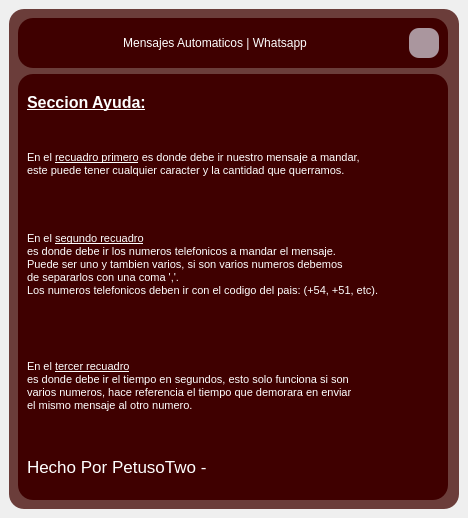
<?xml version="1.0" encoding="UTF-8"?>
<ui version="4.0">
 <class>MainWindow</class>
 <widget class="QMainWindow" name="MainWindow">
  <property name="geometry">
   <rect>
    <x>0</x>
    <y>0</y>
    <width>468</width>
    <height>518</height>
   </rect>
  </property>
  <property name="windowTitle">
   <string>MainWindow</string>
  </property>
  <property name="iconSize">
   <size>
    <width>15</width>
    <height>15</height>
   </size>
  </property>
  <widget class="QWidget" name="centralwidget">
   <layout class="QVBoxLayout" name="verticalLayout">
    <item>
     <widget class="QFrame" name="frame">
      <property name="minimumSize">
       <size>
        <width>450</width>
        <height>500</height>
       </size>
      </property>
      <property name="maximumSize">
       <size>
        <width>450</width>
        <height>500</height>
       </size>
      </property>
      <property name="styleSheet">
       <string notr="true">QFrame{
background-color: rgb(107, 61, 58);
border-radius: 15px;
}</string>
      </property>
      <property name="frameShape">
       <enum>QFrame::StyledPanel</enum>
      </property>
      <property name="frameShadow">
       <enum>QFrame::Raised</enum>
      </property>
      <layout class="QVBoxLayout" name="verticalLayout_2">
       <item>
        <widget class="QFrame" name="frame_2">
         <property name="minimumSize">
          <size>
           <width>430</width>
           <height>50</height>
          </size>
         </property>
         <property name="maximumSize">
          <size>
           <width>430</width>
           <height>50</height>
          </size>
         </property>
         <property name="styleSheet">
          <string notr="true">QFrame{
background-color: rgb(63, 0, 0);
}</string>
         </property>
         <property name="frameShape">
          <enum>QFrame::StyledPanel</enum>
         </property>
         <property name="frameShadow">
          <enum>QFrame::Raised</enum>
         </property>
         <layout class="QHBoxLayout" name="horizontalLayout">
          <item>
           <widget class="QLabel" name="label">
            <property name="styleSheet">
             <string notr="true">QLabel{
color: white;
font: 15pt &quot;SansSerif&quot;;
}</string>
            </property>
            <property name="text">
             <string>Mensajes Automaticos | Whatsapp</string>
            </property>
            <property name="alignment">
             <set>Qt::AlignCenter</set>
            </property>
           </widget>
          </item>
          <item>
           <widget class="QPushButton" name="btn_close">
            <property name="minimumSize">
             <size>
              <width>30</width>
              <height>30</height>
             </size>
            </property>
            <property name="maximumSize">
             <size>
              <width>30</width>
              <height>30</height>
             </size>
            </property>
            <property name="cursor">
             <cursorShape>PointingHandCursor</cursorShape>
            </property>
            <property name="styleSheet">
             <string notr="true">QPushButton{
border-radius:10px;
background-color: rgb(170, 150, 158);
}

QPushButton:hover{
background-color: rgb(93, 69, 127);
}
</string>
            </property>
            <property name="text">
             <string/>
            </property>
            <property name="icon">
             <iconset>
              <normaloff>close.png</normaloff>close.png</iconset>
            </property>
            <property name="iconSize">
             <size>
              <width>20</width>
              <height>20</height>
             </size>
            </property>
           </widget>
          </item>
         </layout>
        </widget>
       </item>
       <item>
        <widget class="QFrame" name="frame_3">
         <property name="minimumSize">
          <size>
           <width>430</width>
           <height>170</height>
          </size>
         </property>
         <property name="maximumSize">
          <size>
           <width>430</width>
           <height>16777215</height>
          </size>
         </property>
         <property name="styleSheet">
          <string notr="true">QLabel{
font: 13pt;
color: white;
}
QFrame{
background-color: rgb(63, 0, 0);
}</string>
         </property>
         <property name="frameShape">
          <enum>QFrame::StyledPanel</enum>
         </property>
         <property name="frameShadow">
          <enum>QFrame::Raised</enum>
         </property>
         <layout class="QVBoxLayout" name="verticalLayout_3">
          <item>
           <widget class="QLabel" name="label_2">
            <property name="minimumSize">
             <size>
              <width>400</width>
              <height>30</height>
             </size>
            </property>
            <property name="maximumSize">
             <size>
              <width>400</width>
              <height>30</height>
             </size>
            </property>
            <property name="text">
             <string>&lt;html&gt;&lt;head/&gt;&lt;body&gt;&lt;p&gt;&lt;span style=&quot; font-size:12pt; font-weight:700; text-decoration: underline;&quot;&gt;Seccion Ayuda:&lt;/span&gt;&lt;/p&gt;&lt;/body&gt;&lt;/html&gt;</string>
            </property>
           </widget>
          </item>
          <item>
           <widget class="QLabel" name="label_3">
            <property name="minimumSize">
             <size>
              <width>410</width>
              <height>70</height>
             </size>
            </property>
            <property name="maximumSize">
             <size>
              <width>410</width>
              <height>70</height>
             </size>
            </property>
            <property name="styleSheet">
             <string notr="true">QLabel{
font: 13pt;
}</string>
            </property>
            <property name="text">
             <string>&lt;html&gt;&lt;head/&gt;&lt;body&gt;&lt;p&gt;&lt;span style=&quot; font-size:8pt;&quot;&gt;En el &lt;/span&gt;&lt;span style=&quot; font-size:8pt; text-decoration: underline;&quot;&gt;recuadro primero&lt;/span&gt;&lt;span style=&quot; font-size:8pt;&quot;&gt; es donde debe ir nuestro mensaje a mandar,&lt;br&gt; &lt;/span&gt;&lt;span style=&quot; font-size:8pt;&quot;&gt;este puede tener cualquier caracter y la cantidad que querramos.&lt;/span&gt;&lt;/p&gt;&lt;/body&gt;&lt;/html&gt;</string>
            </property>
           </widget>
          </item>
          <item>
           <widget class="QLabel" name="label_4">
            <property name="minimumSize">
             <size>
              <width>420</width>
              <height>110</height>
             </size>
            </property>
            <property name="maximumSize">
             <size>
              <width>420</width>
              <height>110</height>
             </size>
            </property>
            <property name="text">
             <string>&lt;html&gt;&lt;head/&gt;&lt;body&gt;&lt;p&gt;&lt;span style=&quot; font-size:8pt;&quot;&gt;En el &lt;/span&gt;&lt;span style=&quot; font-size:8pt; text-decoration: underline;&quot;&gt;segundo recuadro&lt;/span&gt;&lt;span style=&quot; font-size:8pt;&quot;&gt; &lt;br&gt;es donde debe ir los numeros telefonicos a mandar el mensaje.&lt;br&gt; Puede ser uno y tambien varios, si son varios numeros debemos&lt;br&gt; de separarlos con una coma ','. &lt;br&gt;Los numeros telefonicos deben ir con el codigo del pais: (+54, +51, etc).&lt;/span&gt;&lt;/p&gt;&lt;/body&gt;&lt;/html&gt;</string>
            </property>
           </widget>
          </item>
          <item>
           <widget class="QLabel" name="label_5">
            <property name="minimumSize">
             <size>
              <width>420</width>
              <height>110</height>
             </size>
            </property>
            <property name="maximumSize">
             <size>
              <width>420</width>
              <height>110</height>
             </size>
            </property>
            <property name="text">
             <string>&lt;html&gt;&lt;head/&gt;&lt;body&gt;&lt;p&gt;&lt;span style=&quot; font-size:8pt;&quot;&gt;En el &lt;/span&gt;&lt;span style=&quot; font-size:8pt; text-decoration: underline;&quot;&gt;tercer recuadro&lt;/span&gt;&lt;span style=&quot; font-size:8pt;&quot;&gt;&lt;br/&gt;es donde debe ir el tiempo en segundos, esto solo funciona si son &lt;br&gt;varios numeros, hace referencia el tiempo que demorara en enviar&lt;br&gt; el mismo mensaje al otro numero.&lt;/span&gt;&lt;/p&gt;&lt;/body&gt;&lt;/html&gt;</string>
            </property>
           </widget>
          </item>
          <item>
           <widget class="QLabel" name="label_6">
            <property name="minimumSize">
             <size>
              <width>410</width>
              <height>30</height>
             </size>
            </property>
            <property name="maximumSize">
             <size>
              <width>410</width>
              <height>30</height>
             </size>
            </property>
            <property name="text">
             <string>Hecho Por PetusoTwo -</string>
            </property>
           </widget>
          </item>
         </layout>
        </widget>
       </item>
      </layout>
     </widget>
    </item>
   </layout>
  </widget>
 </widget>
 <resources/>
 <connections/>
</ui>
